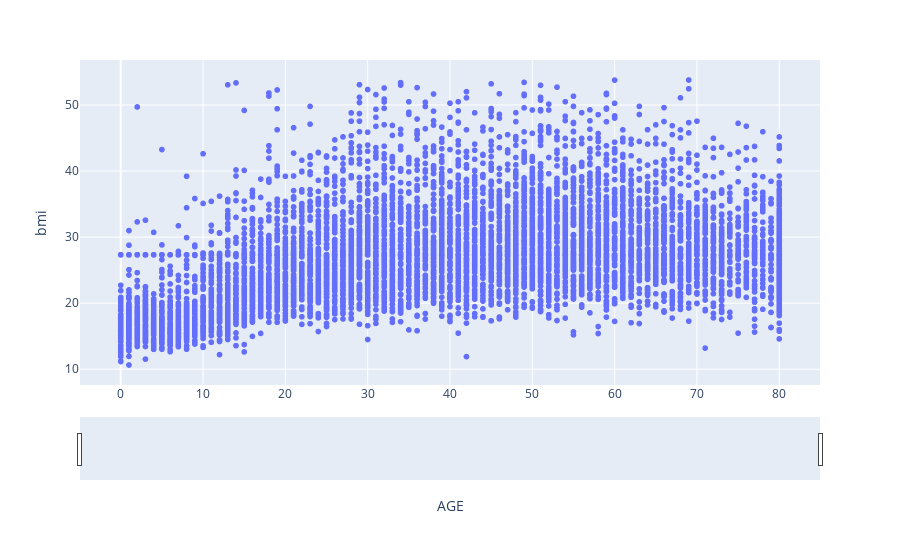

Write notebook code for a chart like this one.
### Code cell
#Plotly - scatterplot
fig = px.scatter(data_frame=df, x="AGE", y='bmi')
fig.update_xaxes(rangeslider_visible=True)
fig.show()

### Figure 1 — Plotly figure (JSON) as saved in the notebook; plotly's stock layout.template omitted (floating-point values rounded to 4 significant figures; data arrays with more than 128 entries replaced by an {"elided": "..."} marker saying what was removed)
{"data": [{"hovertemplate": "AGE=%{x}<br>bmi=%{y}<extra></extra>", "legendgroup": "", "marker": {"color": "#636efa", "symbol": "circle"}, "mode": "markers", "name": "", "showlegend": false, "type": "scattergl", "x": {"elided": "9811 int values"}, "xaxis": "x", "y": {"elided": "9811 float values"}, "yaxis": "y"}], "layout": {"legend": {"tracegroupgap": 0}, "margin": {"t": 60}, "xaxis": {"anchor": "y", "domain": [0, 1], "rangeslider": {"visible": true}, "title": {"text": "AGE"}}, "yaxis": {"anchor": "x", "domain": [0, 1], "title": {"text": "bmi"}}}}
